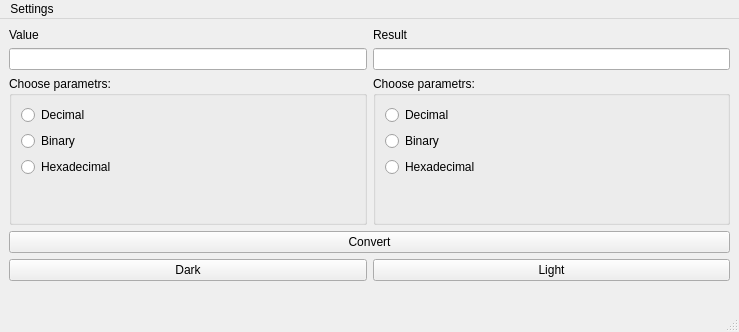
<?xml version="1.0" encoding="UTF-8"?>
<ui version="4.0">
 <class>CalculConvertor</class>
 <widget class="QMainWindow" name="CalculConvertor">
  <property name="geometry">
   <rect>
    <x>0</x>
    <y>0</y>
    <width>739</width>
    <height>332</height>
   </rect>
  </property>
  <property name="windowTitle">
   <string>CalculConvertor</string>
  </property>
  <widget class="QWidget" name="centralwidget">
   <layout class="QGridLayout" name="gridLayout">
    <item row="0" column="1">
     <layout class="QVBoxLayout" name="verticalLayout_3">
      <item>
       <widget class="QLabel" name="SValue">
        <property name="text">
         <string>Result</string>
        </property>
       </widget>
      </item>
      <item>
       <widget class="QLineEdit" name="SInput">
        <property name="readOnly">
         <bool>true</bool>
        </property>
       </widget>
      </item>
      <item>
       <widget class="QGroupBox" name="groupBox_2">
        <property name="title">
         <string>Choose parametrs:</string>
        </property>
        <layout class="QVBoxLayout" name="verticalLayout_6">
         <item>
          <widget class="QRadioButton" name="SDec">
           <property name="text">
            <string>Decimal</string>
           </property>
          </widget>
         </item>
         <item>
          <widget class="QRadioButton" name="SBin">
           <property name="text">
            <string>Binary</string>
           </property>
          </widget>
         </item>
         <item>
          <widget class="QRadioButton" name="SHex">
           <property name="text">
            <string>Hexadecimal</string>
           </property>
          </widget>
         </item>
         <item>
          <spacer name="verticalSpacer_2">
           <property name="orientation">
            <enum>Qt::Vertical</enum>
           </property>
           <property name="sizeHint" stdset="0">
            <size>
             <width>20</width>
             <height>40</height>
            </size>
           </property>
          </spacer>
         </item>
        </layout>
       </widget>
      </item>
     </layout>
    </item>
    <item row="0" column="0">
     <layout class="QVBoxLayout" name="verticalLayout_1">
      <item>
       <widget class="QLabel" name="FValue">
        <property name="text">
         <string>Value</string>
        </property>
       </widget>
      </item>
      <item>
       <widget class="QLineEdit" name="FInput"/>
      </item>
      <item>
       <widget class="QGroupBox" name="groupBox">
        <property name="title">
         <string>Choose parametrs:</string>
        </property>
        <layout class="QVBoxLayout" name="verticalLayout_5">
         <item>
          <widget class="QRadioButton" name="FDec">
           <property name="text">
            <string>Decimal</string>
           </property>
          </widget>
         </item>
         <item>
          <widget class="QRadioButton" name="FBin">
           <property name="text">
            <string>Binary</string>
           </property>
          </widget>
         </item>
         <item>
          <widget class="QRadioButton" name="FHex">
           <property name="text">
            <string>Hexadecimal</string>
           </property>
          </widget>
         </item>
         <item>
          <spacer name="verticalSpacer">
           <property name="orientation">
            <enum>Qt::Vertical</enum>
           </property>
           <property name="sizeHint" stdset="0">
            <size>
             <width>20</width>
             <height>40</height>
            </size>
           </property>
          </spacer>
         </item>
        </layout>
       </widget>
      </item>
     </layout>
    </item>
    <item row="4" column="0">
     <widget class="QLabel" name="SuccessLabel">
      <property name="text">
       <string/>
      </property>
     </widget>
    </item>
    <item row="2" column="0" colspan="2">
     <widget class="QPushButton" name="ButtonConvert">
      <property name="text">
       <string>Convert</string>
      </property>
     </widget>
    </item>
    <item row="3" column="0">
     <widget class="QPushButton" name="Dark">
      <property name="text">
       <string>Dark</string>
      </property>
     </widget>
    </item>
    <item row="3" column="1">
     <widget class="QPushButton" name="Light">
      <property name="text">
       <string>Light</string>
      </property>
     </widget>
    </item>
   </layout>
  </widget>
  <widget class="QMenuBar" name="menubar">
   <property name="geometry">
    <rect>
     <x>0</x>
     <y>0</y>
     <width>739</width>
     <height>25</height>
    </rect>
   </property>
   <widget class="QMenu" name="menuSettings">
    <property name="title">
     <string>Settings</string>
    </property>
    <addaction name="actionAbout"/>
    <addaction name="actionSelectFont"/>
   </widget>
   <addaction name="menuSettings"/>
  </widget>
  <widget class="QStatusBar" name="statusbar"/>
  <action name="actionAbout">
   <property name="text">
    <string>About</string>
   </property>
  </action>
  <action name="actionSelectFont">
   <property name="text">
    <string>Select Font</string>
   </property>
   <property name="toolTip">
    <string>Select the display font</string>
   </property>
  </action>
 </widget>
 <resources/>
 <connections/>
</ui>
